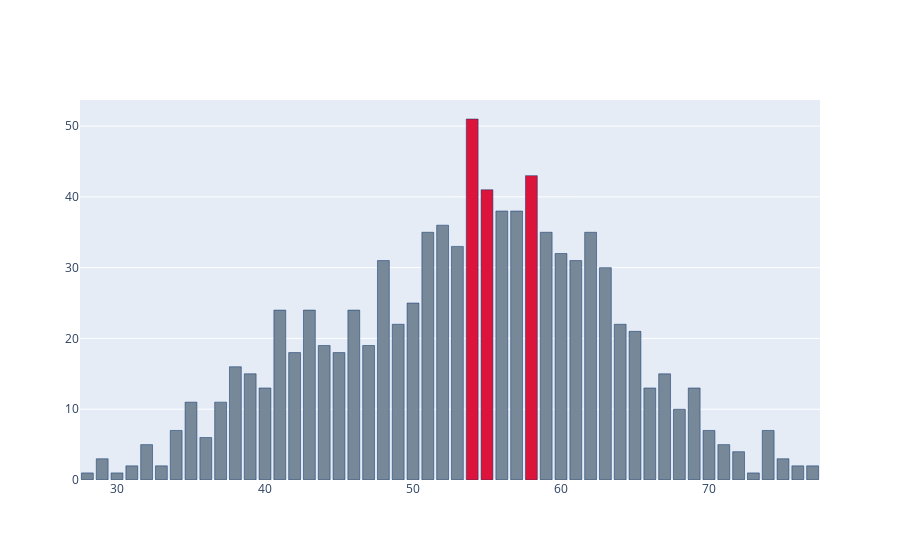

The code cell stored with this chart in its notebook:
### Code cell
colors = ['lightslategrey'] * 100
colors[26] = 'crimson'
colors[27] = 'crimson'
colors[30] = 'crimson'

trace = go.Bar(x = df.age.value_counts().reset_index().sort_values(by = 'age').age,
               y = df.age.value_counts().reset_index().sort_values(by = 'age')['count'], marker_color = colors, marker_line_color='rgb(8,48,107)')

data = [trace]
go.Figure(data = data)

### Figure 1 — Plotly figure (JSON) as saved in the notebook; plotly's stock layout.template omitted (floating-point values rounded to 4 significant figures)
{"data": [{"marker": {"color": ["lightslategrey", "lightslategrey", "lightslategrey", "lightslategrey", "lightslategrey", "lightslategrey", "lightslategrey", "lightslategrey", "lightslategrey", "lightslategrey", "lightslategrey", "lightslategrey", "lightslategrey", "lightslategrey", "lightslategrey", "lightslategrey", "lightslategrey", "lightslategrey", "lightslategrey", "lightslategrey", "lightslategrey", "lightslategrey", "lightslategrey", "lightslategrey", "lightslategrey", "lightslategrey", "crimson", "crimson", "lightslategrey", "lightslategrey", "crimson", "lightslategrey", "lightslategrey", "lightslategrey", "lightslategrey", "lightslategrey", "lightslategrey", "lightslategrey", "lightslategrey", "lightslategrey", "lightslategrey", "lightslategrey", "lightslategrey", "lightslategrey", "lightslategrey", "lightslategrey", "lightslategrey", "lightslategrey", "lightslategrey", "lightslategrey", "lightslategrey", "lightslategrey", "lightslategrey", "lightslategrey", "lightslategrey", "lightslategrey", "lightslategrey", "lightslategrey", "lightslategrey", "lightslategrey", "lightslategrey", "lightslategrey", "lightslategrey", "lightslategrey", "lightslategrey", "lightslategrey", "lightslategrey", "lightslategrey", "lightslategrey", "lightslategrey", "lightslategrey", "lightslategrey", "lightslategrey", "lightslategrey", "lightslategrey", "lightslategrey", "lightslategrey", "lightslategrey", "lightslategrey", "lightslategrey", "lightslategrey", "lightslategrey", "lightslategrey", "lightslategrey", "lightslategrey", "lightslategrey", "lightslategrey", "lightslategrey", "lightslategrey", "lightslategrey", "lightslategrey", "lightslategrey", "lightslategrey", "lightslategrey", "lightslategrey", "lightslategrey", "lightslategrey", "lightslategrey", "lightslategrey", "lightslategrey"], "line": {"color": "rgb(8,48,107)"}}, "type": "bar", "x": [28, 29, 30, 31, 32, 33, 34, 35, 36, 37, 38, 39, 40, 41, 42, 43, 44, 45, 46, 47, 48, 49, 50, 51, 52, 53, 54, 55, 56, 57, 58, 59, 60, 61, 62, 63, 64, 65, 66, 67, 68, 69, 70, 71, 72, 73, 74, 75, 76, 77], "y": [1, 3, 1, 2, 5, 2, 7, 11, 6, 11, 16, 15, 13, 24, 18, 24, 19, 18, 24, 19, 31, 22, 25, 35, 36, 33, 51, 41, 38, 38, 43, 35, 32, 31, 35, 30, 22, 21, 13, 15, 10, 13, 7, 5, 4, 1, 7, 3, 2, 2]}], "layout": {}}
